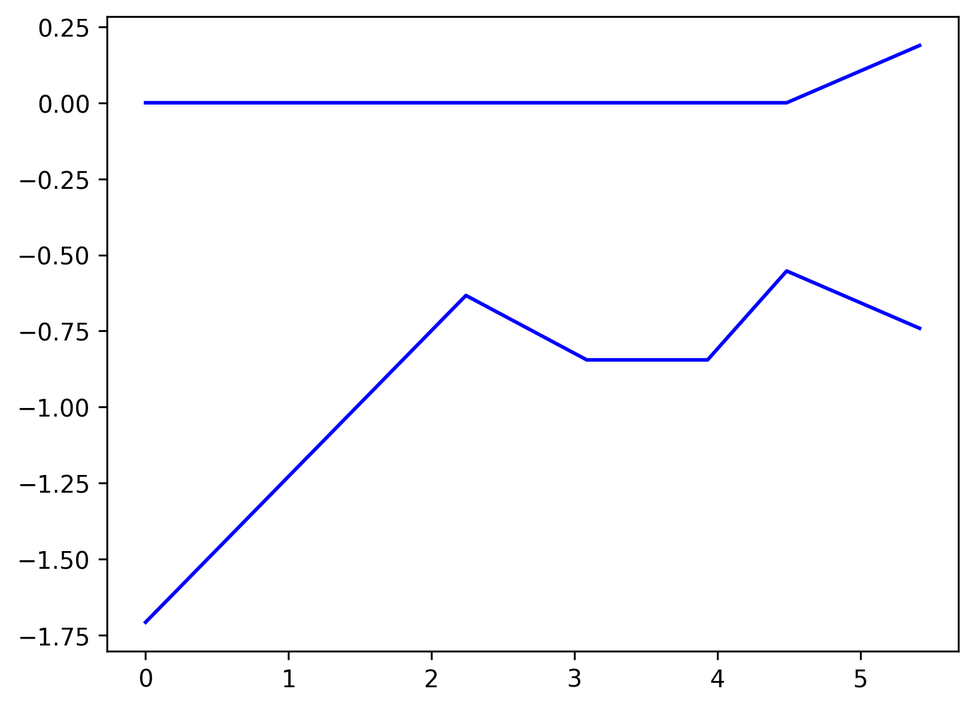
#> input picture Module_Propu/ImageGIf/11.png, 975 x 709 px, shrunk from 1704 x 1239 before the run, found by its file name; its folder holds 4 pictures in this run
$ python Gif.py
#> lines starting #> are read from the running program, lines starting #| are printed output that depends on the picture
from PIL import Image
import os


# Define whether to use propulsion module images or aerodynamic module images
# Set to True to use propulsion images, False otherwise
Propu = False
# Set to True to use aerodynamic images, False otherwise
Aero = True

# Get the current working directory and truncate it to the MDOHypersonic root folder
Actual_Path = os.getcwd()
Actual_Path = Actual_Path.split("MDOHypersonic")[0]

# Determine the path to the images folder based on the chosen module
if Propu:
    chemin_images = str(Actual_Path + "MDOHypersonic\\Module_Propu\\ImageGIf")
elif Aero:
    chemin_images = str(Actual_Path + "MDOHypersonic\\Module_Aero\\ImageGIf")

# Retrieve all files with a .png extension, sort them numerically by filename
fichiers_images = sorted(
    [f for f in os.listdir(chemin_images) if f.endswith(".png")],
    key=lambda x: int(os.path.splitext(x)[0])  # Sort by the numeric value in the filename
)

# Load the images into a list using the PIL library
images = [Image.open(os.path.join(chemin_images, f)) for f in fichiers_images]
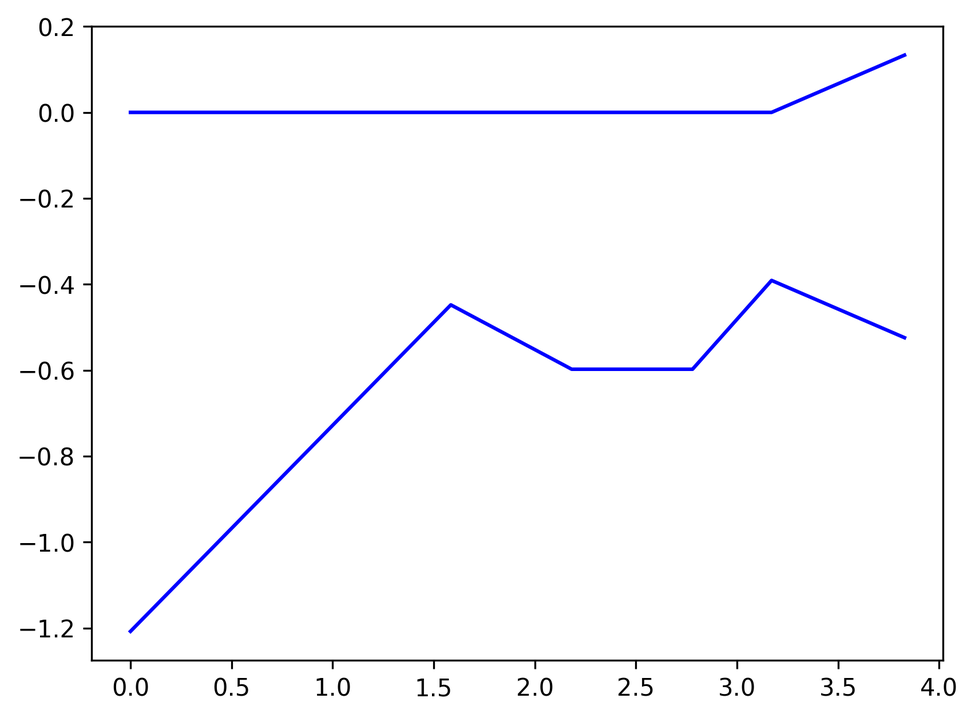
#> input picture Module_Propu/ImageGIf/102.png, 975 x 718 px, shrunk from 1704 x 1256 before the run, found by its file name
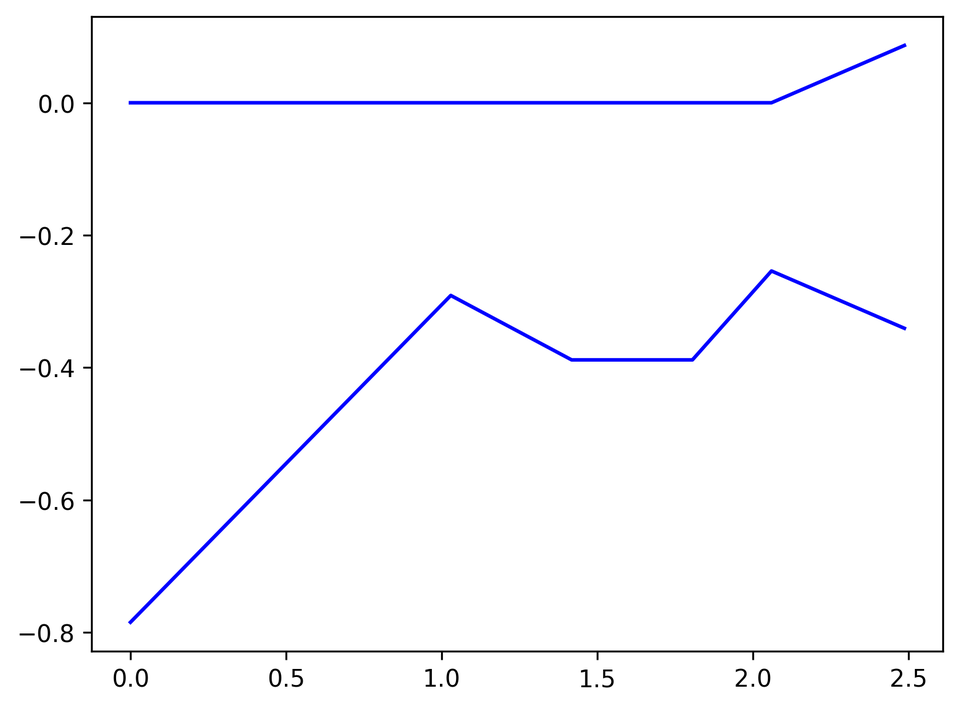
#> input picture Module_Propu/ImageGIf/104.png, 960 x 709 px, shrunk from 1678 x 1239 before the run, found by its file name
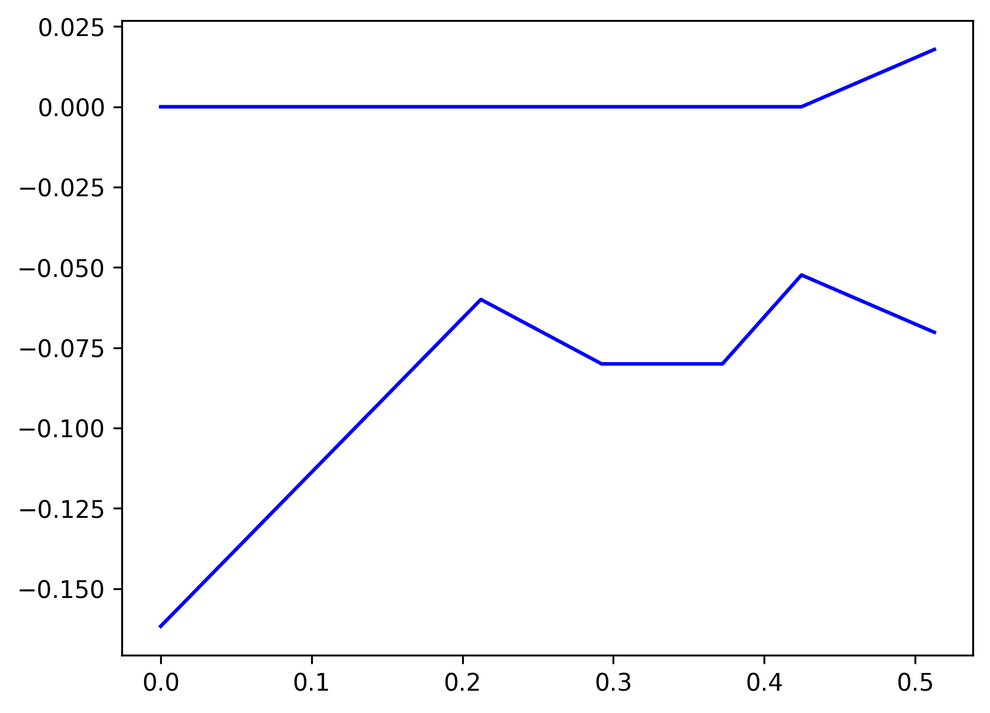
#> input picture Module_Propu/ImageGIf/109.png, 990 x 713 px, shrunk from 1731 x 1246 before the run, found by its file name

# Define the output path for the GIF
chemin_gif = str(Actual_Path + "MDOHypersonic\\MDO\\CreatGif\\Optimisation.gif")

# Create the GIF using the loaded images
images[0].save(
    chemin_gif,
    save_all=True,
    append_images=images[1:],  # Add the remaining images to the GIF
    duration=100,             # Display duration for each image in milliseconds
    loop=0                    # Number of loops: 0 for infinite looping
)

# Print the path of the created GIF
print(f"GIF created: {chemin_gif}")
